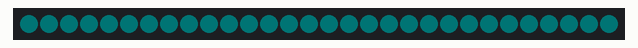
Simulated run of this sketch. Board: Arduino Uno, built with avr-gcc and run on an emulated ATmega328P. Shown: 30 RGB LEDs in strip order, left to right. Dim RGB values are drawn brighter than linear.

Above: at 0.29 s.
At 39.8 s:
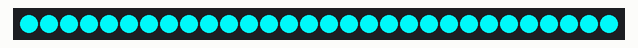

The sketch:

sketch_nov29a.ino
```cpp
#include <Adafruit_NeoPixel.h>
#ifdef __AVR__
  #include <avr/power.h>
#endif

#define PIN 6

int numPixels = 30;
float radius=M_PI*1.5;


Adafruit_NeoPixel strip = Adafruit_NeoPixel(numPixels, PIN, NEO_GRB + NEO_KHZ800);

int r=0;
int g=255;
int b=255;

//int switchPin =4;

void setup() {
  // put your setup code here, to run once:
  #if defined (__AVR_ATtiny85__)
    if (F_CPU == 16000000) clock_prescale_set(clock_div_1);
  #endif

  Serial.begin(9600);

  strip.begin();
  strip.show();
  strip.clear();

}

void loop() {
  // put your main code here, to run repeatedly:
//  if (digitalRead(switchPin)==true)
//    allOff();
//  else
  activate();

//  delay(500);
}

void activate(){
  for (int i=0; i < numPixels; i++)
    strip.setPixelColor(i,r,g,b);

  // Convert (-1, 1) to (0, 255)
  int brightness=127.5+127.5*sin(radius);
  strip.setBrightness(brightness);
  // Move the radius forward, you can try// out different number. The smaller the// step, the slower the light "breath".
  radius=radius+0.002;
  strip.show();

//  adjustBrightness();

}

//void allOff(){
//  strip.clear();
//  strip.show();
//}

//void adjustBrightness(){
//  strip.setBrightness(brightness);
//  radius=radius+0.002;
//  Serial.println(brightness);
//}
```
